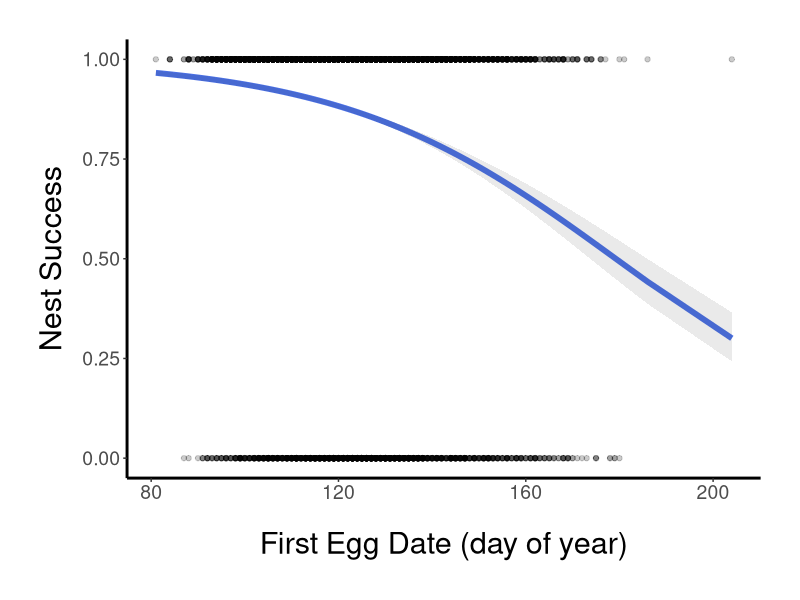
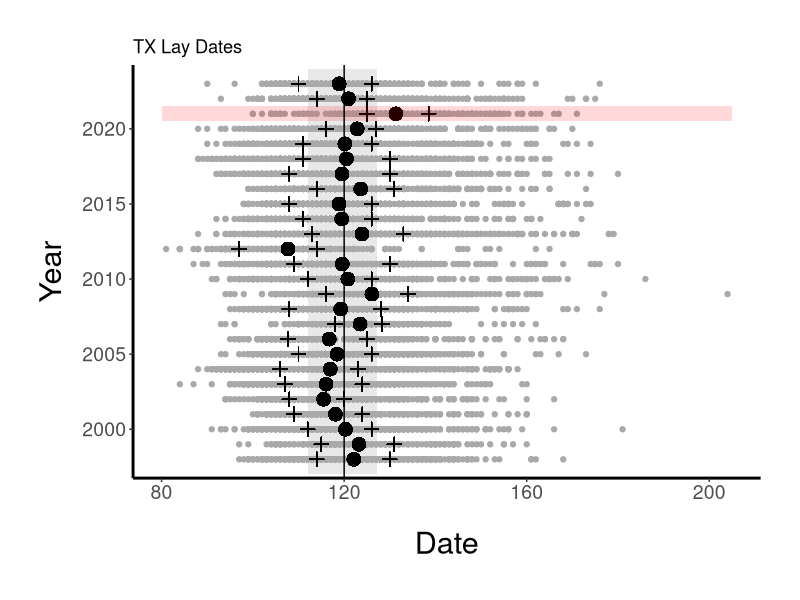

Recreate these plots in R, in order. (Note: this script raises an error after producing the figures.)
#PMCA Nest data

library(dplyr)
library(lubridate)
library(broom)
library(ggplot2)

nests<-read.csv("PMW_Nestdata.csv")
nests$laydate<-yday(as.Date(nests$X1st.egg, format="%m/%d/%y"))
nests$Cust.. <- as.factor(nests$Cust..)

#Add fledge success
nests$Success <- 0
nests$Success[nests$Fledge > 0] <- 1
nests$Success<-as.factor(nests$Success)


#TX nests
TX_nests <- nests %>% filter(State=="TX")

TX_nests %>% count(Year)

TX_nests <- TX_nests[TX_nests$Year>1997,]

#sample sizes:
nrow(TX_nests)
length(which(TX_nests$laydate<80))
length(which(TX_nests$laydate>212))
TX_nests$laydate[TX_nests$laydate<80 | TX_nests$laydate > 212] <- NA
nrow(TX_nests[!is.na(TX_nests$laydate),])
nrow(TX_nests[TX_nests$Male!="",])

#nest success ~ laydate
mod<-glm(Success~laydate, TX_nests, family="binomial")
summary(mod)

plot_df <- augment(mod, type.predict = "response")
plot_df$Success <- as.integer(as.character(plot_df$Success))

fam <- family(mod)
fam
str(fam)

ilink <- fam$linkinv
ilink

TX_nests <- bind_cols(TX_nests, setNames(as_tibble(predict(mod, TX_nests, se.fit = TRUE)[1:2]), c('fit_link','se_link')))

TX_nests <- mutate(TX_nests, fit_resp = ilink(fit_link), right_upr = ilink(fit_link + (2*se_link)), right_lwr = ilink(fit_link - (2*se_link)))

#Plot Figure 4b
a<-ggplot(plot_df, aes(x = laydate)) +
  geom_line(aes(y = .fitted), color = "#4A6FE3", lwd=2) +
  labs(x = "First Egg Date (day of year)", y = "Nest Success") +
  geom_point(aes(y = Success), alpha = 0.2) +
  theme(legend.position="none",
  	panel.background=element_rect(fill="white"), 
  	plot.margin=unit(c(1,1,1,1),"cm"), 
  	axis.title.y=element_text(size = 22, margin=margin(0,10,0,0)), 
  	axis.title.x=element_text(size = 22, margin=margin(20,0,0,0)),
  	axis.text.x = element_text(size = 14), 
  	axis.text.y = element_text(size = 14),
  	axis.line=element_line(size=1))

a + geom_ribbon(data = TX_nests,
                  aes(ymin = right_lwr, ymax = right_upr),
                  alpha = 0.1)



#getting mean, q1, q3 laydate
meanls <- list()
q1ls <- list()
q3ls <- list()
for (a in unique(TX_nests$Year)) {
  datels <- list()
  for (i in 1:nrow(TX_nests)) {
    year <- TX_nests$Year[i]
    if (year == a) {
      datels <- c(datels, TX_nests$laydate[i])
    }
  }
  mean <- mean(as.numeric(unlist(datels)), na.rm=TRUE)
  meanls <- c(meanls, mean)
  q1 <- quantile(as.numeric(unlist(datels)), probs = c(0.25, 0.5, 0.75), na.rm = TRUE)[1]
  q1ls <- c(q1ls, q1)
  q3 <- quantile(as.numeric(unlist(datels)), probs = c(0.25, 0.5, 0.75), na.rm = TRUE)[3]
  q3ls <- c(q3ls, q3)
}

#adding means to TX_nests
dfmeanls <- list()
for(a in 1:length(meanls)){
  yr = unique(TX_nests$Year)[a]
  for(i in 1:nrow(TX_nests)){
    if(TX_nests$Year[i] == yr){
      dfmeanls[[i]] <- meanls[[a]]
    }
  }
}
TX_nests$Mean <- unlist(dfmeanls)
#adding q1 to TX_nests
dfq1ls <- list()
for(a in 1:length(q1ls)){
    yr = unique(TX_nests$Year)[a]
	for(i in 1:nrow(TX_nests)){
    if(TX_nests$Year[i] == yr){
      dfq1ls[[i]] <- q1ls[[a]]
    }
  }
}
TX_nests$Q1 <- unlist(dfq1ls)
#adding q3 to TX_nests
dfq3ls <- list()
for(a in 1:length(q3ls)){
    yr = unique(TX_nests$Year)[a]
	for(i in 1:nrow(TX_nests)){
    if(TX_nests$Year[i] == yr){
      dfq3ls[[i]] <- q3ls[[a]]
    }
  }
}
TX_nests$Q3 <- unlist(dfq3ls)


#calculate mean laydate for 1998-2020
meantx<-mean(unlist(meanls)[1:23])
sdtx<-sd(unlist(meanls)[1:23])

q1tx<-mean(unlist(q1ls)[1:23])
q1tx_sd<-sd(unlist(q1ls)[1:23])
q3tx<-mean(unlist(q3ls)[1:23])
q3tx_sd<-sd(unlist(q3ls)[1:23])

#difference in days between laydate in 2021 and long-term mean
meanls[[24]] - meantx

TX_success<-data.frame(TX_nests %>% group_by(Year) %>% count(Success))
TX_success_year<-data.frame(TX_success %>% group_by(Year) %>% summarize(sum(n)))
TX_nest_success<-data.frame(year = TX_success_year$Year, prop_fledge=TX_success$n[TX_success$Success==1]/TX_success_year$sum.n)
TX_nest_success
mean(TX_nest_success$prop_fledge[1:23])
sd(TX_nest_success$prop_fledge[1:23])


#plot the data vertically
ggplot(TX_nests, aes(y = Year, x = laydate)) +
  geom_rect(xmin = meantx-(2*sdtx), xmax = meantx+(2*sdtx), ymin = 1997, ymax = 2024, fill = "gray 91") + 
  geom_point(col="dark gray") + 
  geom_point(aes(y=Year, x = Mean), color = "black", size = 4)+
  geom_point(aes(y=Year, x = Q1), color = "black", size = 3, shape=3)+
  geom_point(aes(y=Year, x = Q3), color = "black", size = 3, shape=3)+
  annotate("rect", xmin=80, xmax=205, ymin=2020.5, ymax=2021.5, alpha=0.15, fill="red") +   
  geom_vline(xintercept=round(meantx), col="black")+ 
  ylim(1998,2023)+
  xlim(80,205) +
  labs(y = "Year", x = "Date") +
  ggtitle("TX Lay Dates") +
    theme(legend.position="none",
  	panel.background=element_rect(fill="white"), 
  	plot.margin=unit(c(1,1,1,1),"cm"), 
  	axis.title.y=element_text(size = 22, margin=margin(0,10,0,0)), 
  	axis.title.x=element_text(size = 22, margin=margin(20,0,0,0)),
  	axis.text.x = element_text(size = 14), 
  	axis.text.y = element_text(size = 14),
  	axis.line=element_line(size=1))



#nest success ~ male age class using nests w/ males of known age
summary(glm(Success~Male, TX_nests[TX_nests$Male!="",], family="binomial"))

#ratios of adults:subadults
TX_nests_age<-TX_nests %>% count(Year, Male) 
TX_nests_age<-TX_nests_age[TX_nests_age$Male!="",] #remove males of unknown age
TX_nests_year<-data.frame(TX_nests_age %>% group_by(Year) %>% summarize(sum(n)))

TX_nests_subadults <- data.frame(year = TX_nests_year$Year, prop_adult=TX_nests_age$n[TX_nests_age$Male=="SY"]/TX_nests_year$sum.n)

range(TX_nests_subadults$prop_adult) 
mean(TX_nests_subadults$prop_adult[1:23]) #mean subadult males as proportion of total from 1998-2020
sd(TX_nests_subadults$prop_adult[1:23])


#laydate differences among subadults and adults
t.test(laydate~Male, TX_nests[TX_nests$Male!="",])


#Comparing 2021 and 2022 age ratios
TX_nests_2122 <- TX_nests %>% filter(Year==2021 | Year==2022)
TX_nests_2122 <- TX_nests_2122 %>% filter(Male!="")

#customers with data from 2021 and 2022 only
x<-data.frame(TX_nests_2122[TX_nests_2122$Year == 2021 | TX_nests_2122$Year==2022,] %>% group_by(Cust.., Year) %>% count(as.factor(Cust..)))
x$Cust..[duplicated(x$Cust..)]

TX_nests_2122_dups <- NA
for (i in x$Cust..[duplicated(x$Cust..)]){
	print(i)
	TX_nests_2122_dups <- rbind(TX_nests_2122_dups, TX_nests_2122[TX_nests_2122$Cust..==i,])
}
TX_nests_2122_dups <- TX_nests_2122_dups[-1,]

y<-data.frame(TX_nests_2122_dups %>% group_by(Cust..,Year) %>% count(Male))

TX_nests_2122_dups_num <- data.frame(y %>% group_by(Cust.., Year) %>% summarize(sum(n)))

TX_nests_2122_adults <- data.frame(year = TX_nests_2122_dups_num$Year, prop_adult=y$n[y$Male=="ASY"]/TX_nests_2122_dups_num$sum.n)

t.test(prop_adult~year, TX_nests_2122_adults, paired=TRUE) #change from 2021 to 2022 in proportion of adult breeders


####################################

#LA nests
LA_nests <- nests %>% filter(State=="LA")

LA_nests %>% count(Year)

LA_nests <- LA_nests[LA_nests$Year>1997,]
LA_nests <- LA_nests[LA_nests$Year!=2005 & LA_nests$Year!=2007,]

#sample sizes:
nrow(LA_nests)
length(which(LA_nests$laydate<80))
length(which(LA_nests$laydate>212))
LA_nests$laydate[LA_nests$laydate<80 | LA_nests$laydate > 212] <- NA
nrow(LA_nests[!is.na(LA_nests$laydate),])

#nest success ~ laydate
m<-glm(Success~laydate, LA_nests, family="binomial")
summary(m)


#getting mean, q1, q3 laydate
meanls <- list()
q1ls <- list()
q3ls <- list()
for (a in unique(LA_nests$Year)) { #no 2008 or 2012
  datels <- list()
  for (i in 1:nrow(LA_nests)) {
    year <- LA_nests$Year[i]
    if (year == a) {
      datels <- c(datels, LA_nests$laydate[i])
    }
  }
  mean <- mean(as.numeric(unlist(datels)), na.rm=TRUE)
  meanls <- c(meanls, mean)
  q1 <- quantile(as.numeric(unlist(datels)), probs = c(0.25, 0.5, 0.75), na.rm = TRUE)[1]
  q1ls <- c(q1ls, q1)
  q3 <- quantile(as.numeric(unlist(datels)), probs = c(0.25, 0.5, 0.75), na.rm = TRUE)[3]
  q3ls <- c(q3ls, q3)
}

#adding means to LA_nests
dfmeanls <- list()
for(a in 1:length(meanls)){
  yr = unique(LA_nests$Year)[a]
  for(i in 1:nrow(LA_nests)){
    if(LA_nests$Year[i] == yr){
      dfmeanls[[i]] <- meanls[[a]]
    }
  }
}
LA_nests$Mean <- unlist(dfmeanls)
#adding q1 to LA_nests
dfq1ls <- list()
for(a in 1:length(q1ls)){
    yr = unique(LA_nests$Year)[a]
	for(i in 1:nrow(LA_nests)){
    if(LA_nests$Year[i] == yr){
      dfq1ls[[i]] <- q1ls[[a]]
    }
  }
}
LA_nests$Q1 <- unlist(dfq1ls)
#adding q3 to LA_nests
dfq3ls <- list()
for(a in 1:length(q3ls)){
    yr = unique(LA_nests$Year)[a]
	for(i in 1:nrow(LA_nests)){
    if(LA_nests$Year[i] == yr){
      dfq3ls[[i]] <- q3ls[[a]]
    }
  }
}
LA_nests$Q3 <- unlist(dfq3ls)


#calculate mean day of year for 1998-2020 without 2005, 2007, 2008, or 2012
meanLA<-mean(unlist(meanls)[1:19])
sdLA<-sd(unlist(meanls)[1:19])

q1LA<-mean(unlist(q1ls)[1:19])
q1LA_sd<-sd(unlist(q1ls)[1:19])
q3LA<-mean(unlist(q3ls)[1:19])
q3LA_sd<-sd(unlist(q3ls)[1:19])

#difference in days between laydate in 2021 and long-term mean
meanls[[20]] - meanLA


LA_success<-data.frame(LA_nests %>% group_by(Year) %>% count(Success))
LA_success_year<-data.frame(LA_success %>% group_by(Year) %>% summarize(sum(n)))
LA_nest_success<-data.frame(year = LA_success_year$Year, prop_fledge=LA_success$n[LA_success$Success==1]/LA_success_year$sum.n)
mean(LA_nest_success$prop_fledge[1:19])
sd(LA_nest_success$prop_fledge[1:19])
range(LA_nest_success$prop_fledge[1:19])
LA_nest_success$prop_fledge[20] #nest success in 2021

#plot the data vertically
ggplot(LA_nests, aes(y = Year, x = laydate)) +
  geom_rect(xmin = meanLA-(2*sdLA), xmax = meanLA+(2*sdLA), ymin = 1997, ymax = 2024, fill = "gray 91") + 
  geom_point(col="dark gray") + 
  geom_point(aes(y=Year, x = Mean), color = "black", size = 3)+
  geom_point(aes(y=Year, x = Q1), color = "black", size = 2, shape=3)+
  geom_point(aes(y=Year, x = Q3), color = "black", size = 2, shape=3)+
  geom_point(aes(y=2021, x = meanls[[20]]), color = "red", size = 3)+
  geom_point(aes(y=2021, x = q1ls[[20]]), color = "red", size = 2, shape=3)+
  geom_point(aes(y=2021, x = q3ls[[20]]), color = "red", size = 2, shape=3)+
  geom_vline(xintercept=meanLA, col="black")+ 
  ylim(1997,2024)+
  labs(y = "Year", x = "Date") +
  ggtitle("LA Lay Dates") +
    theme(legend.position="none",
  	panel.background=element_rect(fill="white"), 
  	plot.margin=unit(c(1,1,1,1),"cm"), 
  	axis.title.y=element_text(margin=margin(0,20,0,0)), 
  	axis.title.x=element_text(margin=margin(20,0,0,0)),
  	axis.line=element_line(size=.5))


#nest success ~ male age class using nests w/ males of known age
summary(glm(Success~Male, LA_nests[LA_nests$Male!="",], family="binomial"))



#ratios of adults:subadults
LA_nests_age<-LA_nests[LA_nests$Male!="",] %>% count(Year, Male) %>% spread(Male, n, fill = 0) %>% gather(Male, n, -1)
LA_nests_year<-data.frame(LA_nests_age %>% group_by(Year) %>% summarize(sum(n)))

LA_nests_adults <- data.frame(year = LA_nests_year$Year, prop=LA_nests_age$n[LA_nests_age$Male=="ASY"]/LA_nests_year$sum.n)
LA_nests_subadults <- data.frame(year = LA_nests_year$Year, prop=LA_nests_age$n[LA_nests_age$Male=="SY"]/LA_nests_year$sum.n)

mean(LA_nests_subadults$prop[1:19])
sd(LA_nests_subadults$prop[1:19])


#laydate differences among subadults and adults
t.test(laydate~Male, LA_nests[LA_nests$Male!="",]) 


#Comparing 2021 and 2022 age ratios
LA_nests_2122 <- LA_nests %>% filter(Year==2021 | Year==2022)
LA_nests_2122 <- LA_nests_2122 %>% filter(Male!="")

#observers with data from 2021 and 2022 only
x<-data.frame(LA_nests_2122[LA_nests_2122$Year == 2021 | LA_nests_2122$Year==2022,] %>% group_by(Cust.., Year) %>% count(as.factor(Cust..)))
x$Cust..[duplicated(x$Cust..)] 

LA_nests_2122_dups <- NA
for (i in x$Cust..[duplicated(x$Cust..)]){
	print(i)
	LA_nests_2122_dups <- rbind(LA_nests_2122_dups, LA_nests_2122[LA_nests_2122$Cust..==i,])
}
LA_nests_2122_dups <- LA_nests_2122_dups[-1,]

y<-data.frame(LA_nests_2122_dups %>% group_by(Cust..,Year) %>% count(Male))

LA_nests_2122_dups_num <- data.frame(y %>% group_by(Cust.., Year) %>% summarize(sum(n)))

LA_nests_2122_adults <- data.frame(year = LA_nests_2122_dups_num$Year, prop_adult=y$n[y$Male=="ASY"]/LA_nests_2122_dups_num$sum.n)

t.test(prop_adult~year, LA_nests_2122_adults, paired=TRUE)

#both states together
t.test(prop_adult~year, rbind(TX_nests_2122_adults,LA_nests_2122_adults), paired=TRUE)
